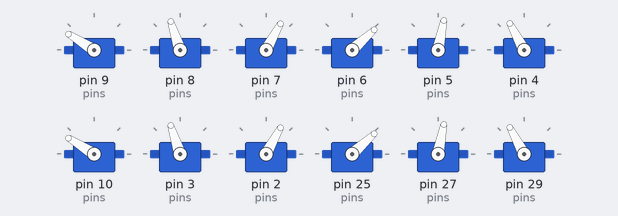
Recording of a sketch running on a simulated Arduino Uno, built with avr-gcc and run on an emulated ATmega328P. Shown: 12 × servo.

Above: at 3.05 s.
At 3.2 s:
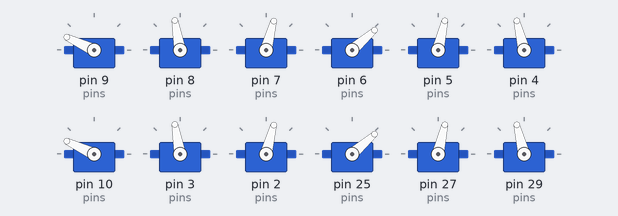
At 3.35 s:
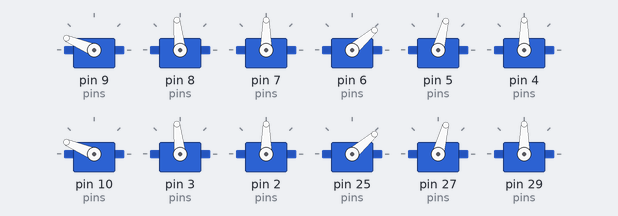
At 3.7 s:
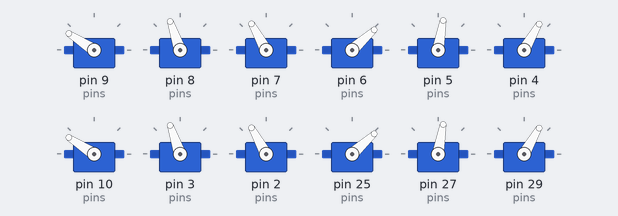
At 4.05 s:
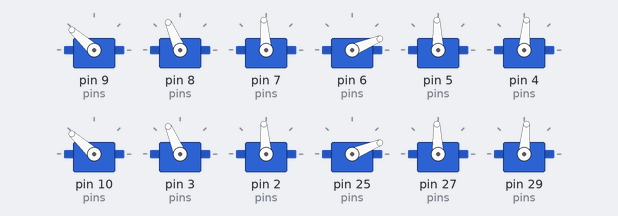
At 4.35 s:
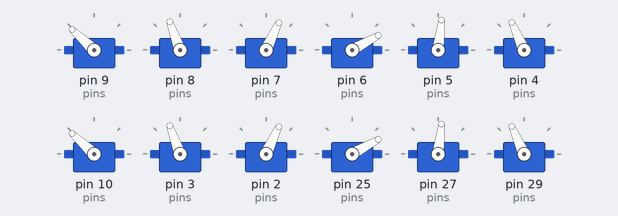
Timing chart, 0 to 6.4 s (numbered marks = the images above):
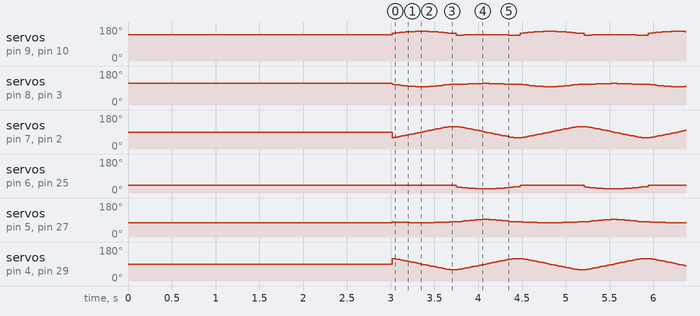

Measured:
- by itself, servo on pin 6 (pins), servo on pin 25 (pins): moves between 22° and 42°, repeating every 1.5 s

The sketch:

Hexapod_TripodWalkingCode.ino
```cpp
#include <Servo.h>
#include <math.h>

// --- Leg Dimensions ---
const float L_COXA = 25.0;
const float L_FEMUR = 50.0;
const float L_TIBIA = 70.0;

Servo servos[6][3];
const int pins[6][3] = {
  {9, 8, 7}, {6, 5, 4}, {10, 3, 2}, {25, 27, 29}, {33, 35, 37}, {50, 52, 48}
};

// --- Balanced Low-Profile Settings ---
float groundY = 35.0;
float groundZ = -45.0;
float liftHeight = 10.0; // Subtle lift for stability
float strideX = 20.0;    // Shorter stride to prevent tipping

void setup() {
  for(int i = 0; i < 6; i++) {
    for(int j = 0; j < 3; j++) servos[i][j].attach(pins[i][j]);
  }
  stand(groundY, groundZ);
  delay(3000);
}

void loop() {
  moveTripod(true);
  delay(50);
  moveTripod(false);
  delay(50);
}

void moveTripod(bool groupA) {
  int steps = 30;
  for (int i = 0; i <= steps; i++) {
    float t = (float)i / steps;

    // SWING: All swinging legs use the same math
    float swingX = -strideX + (2 * strideX * t);
    float swingZ = groundZ + (liftHeight * sin(t * PI));

    // PUSH: All planted legs stay level
    float pushX = strideX - (2 * strideX * t);
    float pushZ = groundZ;

    for (int leg = 0; leg < 6; leg++) {
      bool isGroupA = (leg == 0 || leg == 2 || leg == 4);
      if (groupA == isGroupA) {
        setLegIK(leg, swingX, groundY, swingZ, true);
      } else {
        setLegIK(leg, pushX, groundY, pushZ, false);
      }
    }
    delay(15);
  }
}

void setLegIK(int leg, float x, float y, float z, bool isSwinging) {
  // --- Inverse Kinematics Core ---
  float theta1 = atan2(x, y) * 180.0 / PI;
  float L = sqrt(x * x + y * y) - L_COXA;
  float IK_H = sqrt(L * L + z * z);

  float cosT3 = (L_FEMUR * L_FEMUR + L_TIBIA * L_TIBIA - IK_H * IK_H) / (2 * L_FEMUR * L_TIBIA);
  float theta3 = acos(constrain(cosT3, -1, 1)) * 180.0 / PI;

  float alpha = atan2(z, L) * 180.0 / PI;
  float cosBeta = (L_FEMUR * L_FEMUR + IK_H * IK_H - L_TIBIA * L_TIBIA) / (2 * L_FEMUR * IK_H);
  float beta = acos(constrain(cosBeta, -1, 1)) * 180.0 / PI;
  float theta2 = alpha + beta;

  // Joint Bias: Keeping Tibia slightly extended to force Femur to lift
  if (isSwinging) {
    theta3 = theta3 * 0.75;
  }

  int sTibia, sFemur, sHip;
  // Standardizing logic based on your wiring (LF, RM, LB, LM are Left-Style)
  bool isLeftLogic = (leg == 0 || leg == 2 || leg == 4 || leg == 5);

  sHip = 90 + theta1;
  if (isLeftLogic) {
    sFemur = 130 - theta2;
    sTibia = 180 - theta3;
  } else {
    sFemur = 60 + theta2;
    sTibia = 0 + theta3;
  }

  servos[leg][0].write(constrain(sTibia, 0, 180));
  servos[leg][1].write(constrain(sFemur, 0, 180));
  servos[leg][2].write(constrain(sHip, 0, 180));
}

void stand(float y, float z) {
  for(int i = 0; i < 6; i++) setLegIK(i, 0, y, z, false);
}
```
